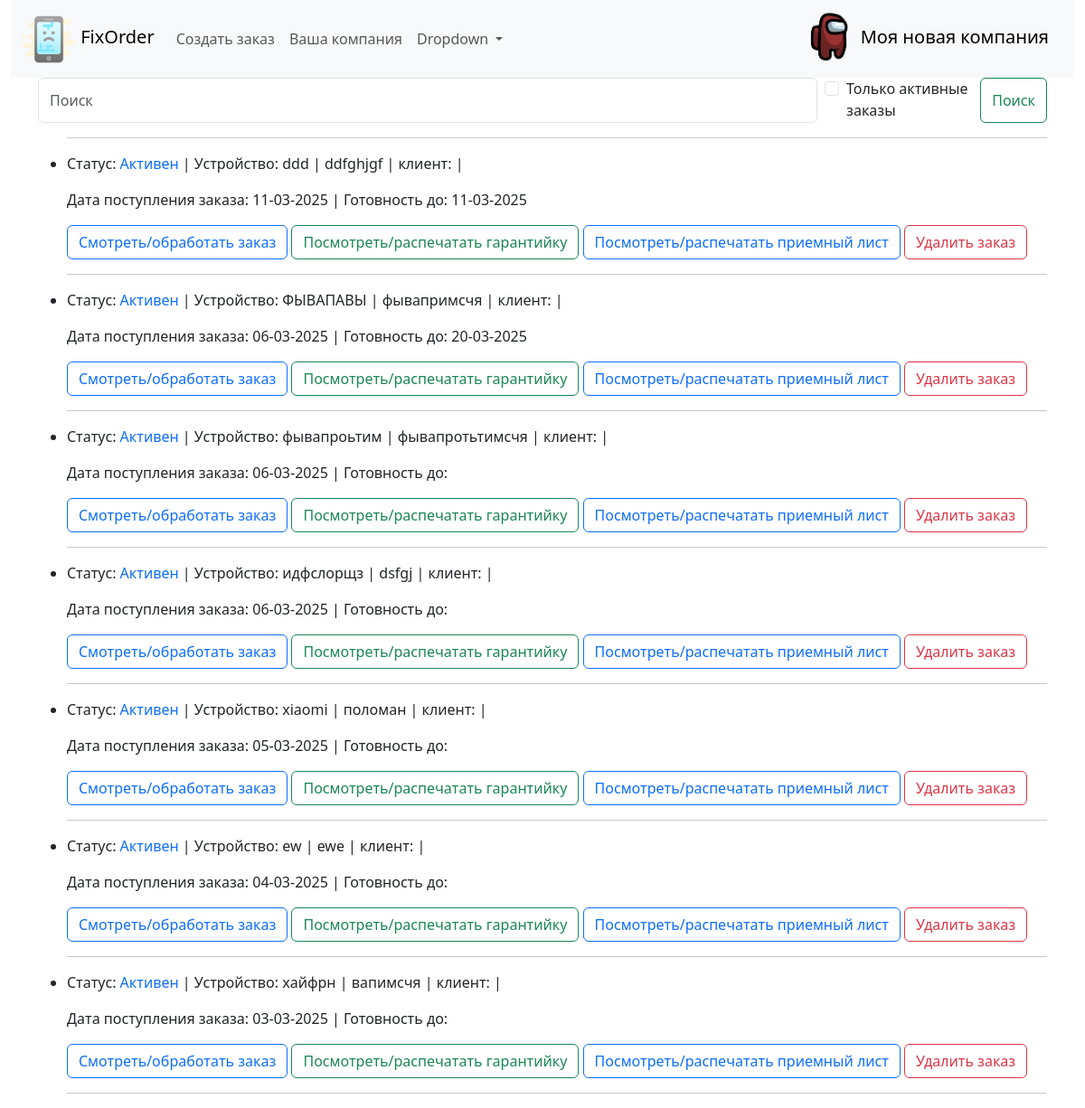
The app's page /, older data.
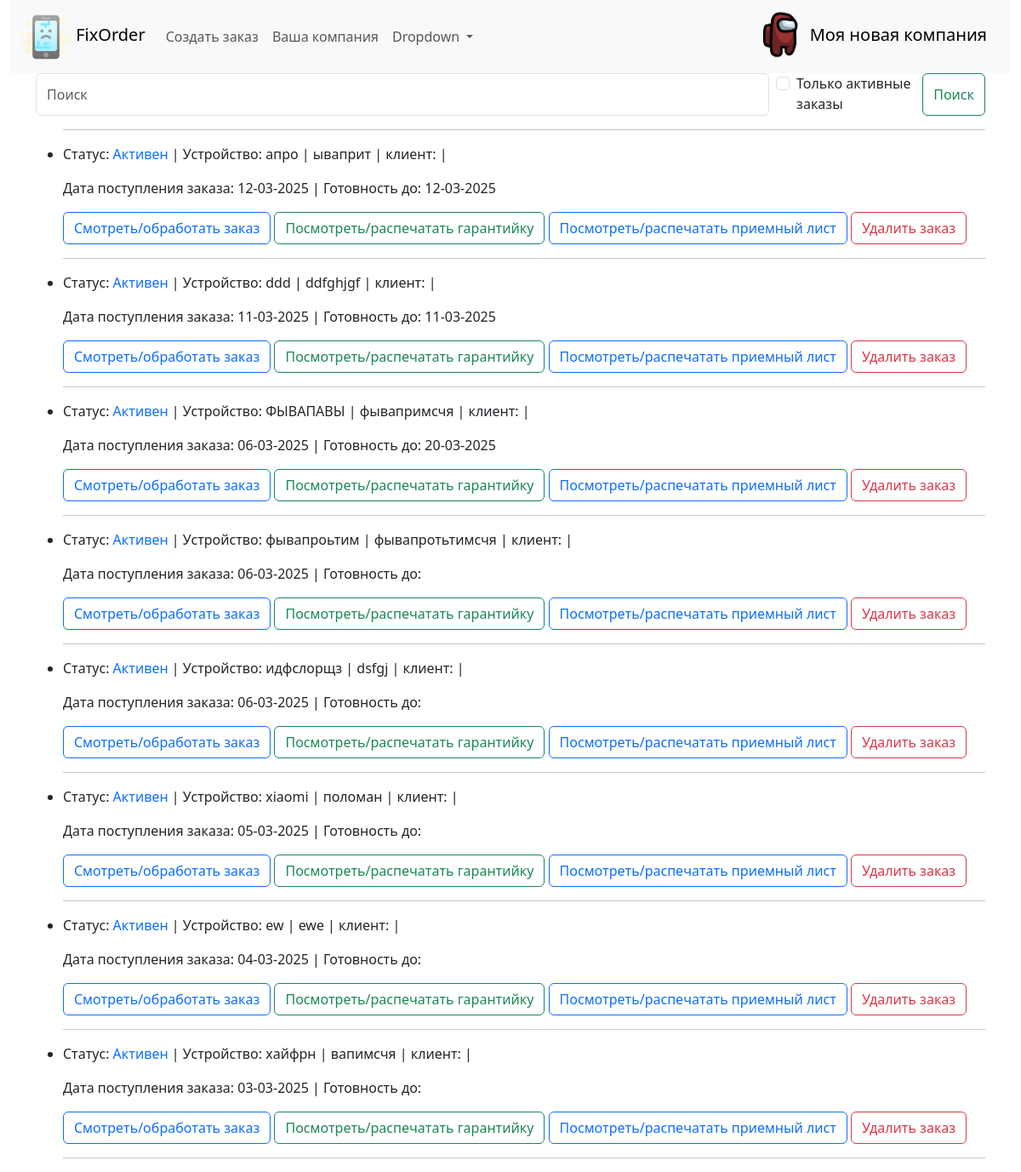
The same page, newer data.
### fixorder/models.py (models this page shows, shortened)
class Order(models.Model):
    order_client = models.ForeignKey(Client, related_name='client', default=1, on_delete=models.DO_NOTHING, verbose_name='Клиент')
    time_create = models.DateTimeField(auto_now_add=True)
    time_update = models.DateTimeField(auto_now=True)
    time_demand = models.DateField(blank=True, null=True, verbose_name='Срок ремонта')
    time_away = models.DateTimeField(null=True, blank=True, verbose_name='Дата выдачи')
    device = models.CharField(max_length=255, verbose_name='Устройство')
    defect = models.TextField(max_length=400, verbose_name='Неисправность')
    device_password = models.CharField(max_length=50, blank=True, null=True, verbose_name='Пароль')
    device_exterior = models.TextField(max_length=400, blank=True, null=True, verbose_name='Внешний вид')
    initial_price = models.CharField(max_length=10, blank=True, null=True, verbose_name='Ориентировочная стоимость')
    prepaid = models.FloatField(max_length=10, blank=True, null=True, verbose_name='Предоплата')
    notes = models.TextField(max_length=500, blank=True, null=True, verbose_name='Заметки')
    total_price = models.DecimalField(max_digits=10, decimal_places=2, blank=True, default=0, verbose_name='Итоговая стоимость')
    work = models.CharField(max_length=255, blank=True, null=True, verbose_name='Выполненная работа')
    work_price = models.DecimalField(max_digits=10, decimal_places=2, blank=True, null=True, verbose_name='Цена')
    work_warranty = models.FloatField(max_length=2, blank=True, null=True, verbose_name='Выполненная работа')
    work1 = models.CharField(max_length=255, blank=True, null=True, verbose_name='Выполненная работа')
    work_price1 = models.DecimalField(max_digits=10, decimal_places=2, blank=True, null=True, verbose_name='Цена')
    work_warranty1 = models.FloatField(max_length=2, blank=True, null=True, verbose_name='Гарантия')
    work2 = models.CharField(max_length=255, blank=True, null=True, verbose_name='Выполненная работа')
    work_price2 = models.DecimalField(max_digits=10, decimal_places=2, blank=True, null=True, verbose_name='Цена')
    work_warranty2 = models.FloatField(max_length=2, blank=True, null=True, verbose_name='Гарантия')
    work3 = models.CharField(max_length=255, blank=True, null=True, verbose_name='Выполненная работа')
    work_price3 = models.DecimalField(max_digits=10, decimal_places=2, blank=True, null=True, verbose_name='Цена')
    work_warranty3 = models.FloatField(max_length=2, blank=True, null=True, verbose_name='Гарантия')
    work4 = models.CharField(max_length=255, blank=True, null=True, verbose_name='Выполненная работа')
    work_price4 = models.DecimalField(max_digits=10, decimal_places=2, blank=True, null=True, verbose_name='Цена')
    work_warranty4 = models.FloatField(max_length=2, blank=True, null=True, verbose_name='Гарантия')
    work5 = models.CharField(max_length=255, blank=True, null=True, verbose_name='Выполненная работа')
    work_price5 = models.DecimalField(max_digits=10, decimal_places=2, blank=True, null=True, verbose_name='Цена')
    work_warranty5 = models.FloatField(max_length=2, blank=True, null=True, verbose_name='Гарантия')
    work6 = models.CharField(max_length=255, blank=True, null=True, verbose_name='Выполненная работа')
    work_price6 = models.DecimalField(max_digits=10, decimal_places=2, blank=True, null=True, verbose_name='Цена')
    work_warranty6 = models.FloatField(max_length=2, blank=True, null=True, verbose_name='Гарантия')
    status = models.ForeignKey(OrderStatus, on_delete=models.DO_NOTHING, default = 4, related_name='related_order', verbose_name='Статус ремонта')
    conclusion = models.TextField(max_length=500, blank=True, null=True, verbose_name='Заключение мастера')
    remain_to_pay = models.DecimalField(max_digits=10, decimal_places=2, null=True, blank=True, default=0,
                                      verbose_name='Осталось оплатить')
    class Meta:
        verbose_name = 'Заказы'
        verbose_name_plural = 'Заказы'
        ordering = ['-time_create']
        indexes = [models.Index(fields=['-time_create'])
                   ]
    def get_absolute_url(self):
        return reverse('order', kwargs={'pk': self.pk})
    def get_warrantydoc_url(self):
        return reverse('warrantydoc', kwargs={'pk': self.pk})
    def get_commingdoc_url(self):
        return reverse('commingdoc', kwargs={'pk': self.pk})
    def get_delete_url(self):
        return reverse('delete', kwargs={'pk': self.pk})

class OrderStatus(models.Model):
    status = models.CharField(max_length=100, unique=True, db_index=True, verbose_name='Статус заказа')
    def __str__(self):
        return self.status

### fixorder/views.py (the view)
# urls.py: path('', views.Show_orderlist.as_view(), name='orderlist'),
class Show_orderlist(ListView):
    model = Order
    template_name = 'fixorder/orderlist.html'
    context_object_name = 'my_orders'
    paginate_by = 15
    extra_context = {'title': 'Главная страница', 'header': 'Ваши заказы'}
    def get_queryset(self):
        query = self.request.GET.get('q')
        checky = self.request.GET.get('cb')
        if not checky:
            if query:
                return Client.objects.filter(
                    Q(phone__iregex=query) | Q(name__iregex=query) | Q(
                        telegram__iregex=query))  # для PosgreSQL можно использовать __icontains
            return super().get_queryset()
        else:
            return Client.objects.filter(status__status='Активен').filter(
                    Q(phone__iregex=query) | Q(name__iregex=query) | Q(
                        telegram__iregex=query))

### fixorder/templatetags/fixorder_tags.py (called while the page is built)
@register.simple_tag
def logo_url():
    return static('img/logo.png')

@register.simple_tag
def get_company_name():
    return Company.objects.get(pk=1).brand_name

### fixorder/templates/fixorder/orderlist.html (shortened to what this page needs)
{% extends 'fixorder/base.html' %}
{% block content %}
      <form class="d-flex" role="search" method='GET'>
        <input class="form-control me-2" type="search" placeholder="Поиск" aria-label="Search" name='q' value='{{ request.GET.q }}'>
          <br>
          <div class="form-check">
            <input class="form-check-input" type="checkbox" name='cb' value="1" id="flexCheckDefault"  {% if request.GET.cb %} checked {% endif %}>
            <label class="form-check-label" for="flexCheckDefault">
            Только активные заказы
            </label>
            </div>
          <button class="btn btn-outline-success" type="submit">Поиск</button>
      </form>
<ul>
     <hr>
	{% for myo in my_orders %}
    		<li><div>
	<p>Статус: {% if myo.status.status == "Активен" %}<span class="text-primary"> {{myo.status}}</span>
         {% elif myo.status.status == "Готов" %}<span class="text-success"> {{myo.status}}</span>
        {% elif myo.status.status == "Выдан без ремонта" %}<span class="text-secondary"> {{myo.status}}</span>
        {% elif myo.status.status == "Выдан" %}<span class="text-secondary"> {{myo.status}}</span> {% endif %}
                | Устройство: {{myo.device}} | {{myo.defect}} | клиент: {{myo.client_name}} | {{myo.client_phone}}
				</p>
	<p>Дата поступления заказа: {{myo.time_create|date:"d-m-Y"}} | Готовность до: {{myo.time_demand|date:"d-m-Y"}}</p>
<p>
<a href="{{ myo.get_absolute_url }}" class="btn btn-outline-primary">Смотреть/обработать заказ</a>
<a href="{{ myo.get_warrantydoc_url }}" class="btn btn-outline-success">Посмотреть/распечатать гарантийку</a>
<a href="{{ myo.get_commingdoc_url }}" class="btn btn-outline-primary">Посмотреть/распечатать приемный лист</a>
    <a href="{{ myo.get_delete_url }}" class="btn btn-outline-danger">Удалить заказ</a>
</p>
    </div></li>
 <hr>
	{% endfor %}
</ul>
{% endblock %}

Row changes from the older to the newer data that the page shows:
added Order: status "Активен", device "апро", defect "ываприт", time_create "12-03-2025", time_demand "12-03-2025"
